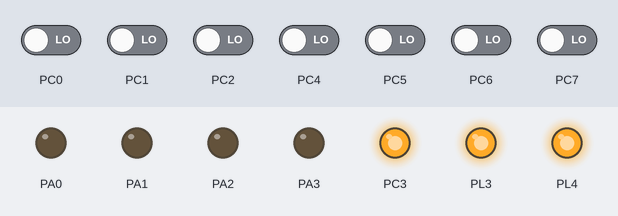
This program was run on a simulated ATmega2560, built with avr-gcc and emulated at 14.7456 MHz. Parts: output pins drawn as LEDs (lit = HIGH). The test bench sets the inputs (shaded band); at power-on: PC0–2, PC4–7 LOW.

Above: at 0.5 s.
At 7.0 s:
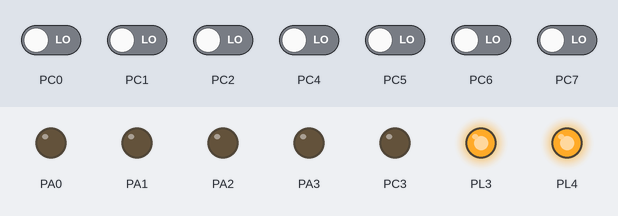
At 7.9 s:
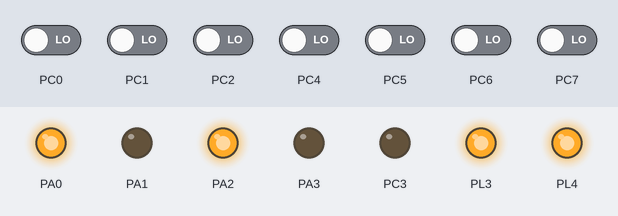
At 13.41 s:
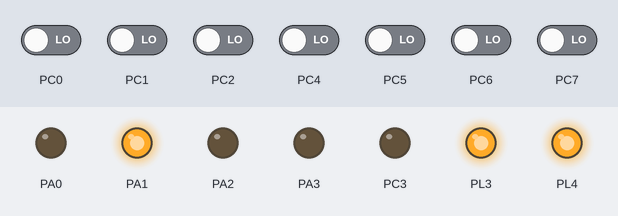
At 19.0 s:
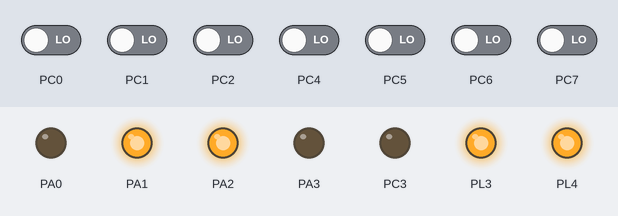
Timing chart, 0 to 26.5 s (numbered marks = the images above):
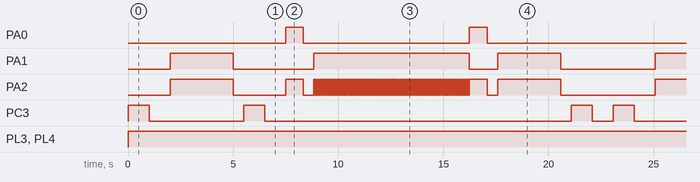

The program:

omega_sai.c
```c
/********************************************************************************
 Written by: Vinod Desai, NEX Robotics Pvt. Ltd.
 Edited by: Sachitanand Malewar, NEX Robotics Pvt. Ltd.
 AVR Studio Version 4.17, Build 666

 Date: 26th December 2010

 This experiment demonstrates simple motion control.

 Concepts covered: Simple motion control

 There are two components to the motion control:
 1. Direction control using pins PORTA0 to PORTA3
 2. Velocity control by PWM on pins PL3 and PL4 using OC5A and OC5B of timer 5.

 In this experiment for the simplicity PL3 and PL4 are kept at logic 1.

 Pins for PWM are kept at logic 1.

 Connection Details:  	L-1---->PA0;		L-2---->PA1;
   						R-1---->PA2;		R-2---->PA3;
   						PL3 (OC5A) ----> Logic 1; 	PL4 (OC5B) ----> Logic 1;


 Note:

 1. Make sure that in the configuration options following settings are
 	done for proper operation of the code

 	Microcontroller: atmega2560
    Frequency: 14745600
 	Optimization: -Os (For more information read section: Selecting proper optimization
 					options below figure 2.22 in the Software Manual)

 2. Auxiliary power can supply current up to 1 Ampere while Battery can supply current up to
 	2 Ampere. When both motors of the robot changes direction suddenly without stopping,
	it produces large current surge. When robot is powered by Auxiliary power which can supply
	only 1 Ampere of current, sudden direction change in both the motors will cause current
	surge which can reset the microcontroller because of sudden fall in voltage.
	It is a good practice to stop the motors for at least 0.5seconds before changing
	the direction. This will also increase the useable time of the fully charged battery.
	the life of the motor.
*********************************************************************************/

/********************************************************************************

   Copyright (c) 2010, NEX Robotics Pvt. Ltd.                       -*- c -*-
   All rights reserved.

   Redistribution and use in source and binary forms, with or without
   modification, are permitted provided that the following conditions are met:

   * Redistributions of source code must retain the above copyright
     notice, this list of conditions and the following disclaimer.

   * Redistributions in binary form must reproduce the above copyright
     notice, this list of conditions and the following disclaimer in
     the documentation and/or other materials provided with the
     distribution.

   * Neither the name of the copyright holders nor the names of
     contributors may be used to endorse or promote products derived
     from this software without specific prior written permission.

   * Source code can be used for academic purpose.
	 For commercial use permission form the author needs to be taken.

  THIS SOFTWARE IS PROVIDED BY THE COPYRIGHT HOLDERS AND CONTRIBUTORS "AS IS"
  AND ANY EXPRESS OR IMPLIED WARRANTIES, INCLUDING, BUT NOT LIMITED TO, THE
  IMPLIED WARRANTIES OF MERCHANTABILITY AND FITNESS FOR A PARTICULAR PURPOSE
  ARE DISCLAIMED. IN NO EVENT SHALL THE COPYRIGHT OWNER OR CONTRIBUTORS BE
  LIABLE FOR ANY DIRECT, INDIRECT, INCIDENTAL, SPECIAL, EXEMPLARY, OR
  CONSEQUENTIAL DAMAGES (INCLUDING, BUT NOT LIMITED TO, PROCUREMENT OF
  SUBSTITUTE GOODS OR SERVICES; LOSS OF USE, DATA, OR PROFITS; OR BUSINESS
  INTERRUPTION) HOWEVER CAUSED AND ON ANY THEORY OF LIABILITY, WHETHER IN
  CONTRACT, STRICT LIABILITY, OR TORT (INCLUDING NEGLIGENCE OR OTHERWISE)
  ARISING IN ANY WAY OUT OF THE USE OF THIS SOFTWARE, EVEN IF ADVISED OF THE
  POSSIBILITY OF SUCH DAMAGE.

  Software released under Creative Commence cc by-nc-sa licence.
  For legal information refer to:
  http://creativecommons.org/licenses/by-nc-sa/3.0/legalcode


********************************************************************************/

#define F_CPU 14745600
#include <avr/io.h>
#include <avr/interrupt.h>
#include <util/delay.h>

void buzzer_pin_config (void)
{
	DDRC = DDRC | 0x08;		//Setting PORTC 3 as output
	PORTC = PORTC & 0xF7;		//Setting PORTC 3 logic low to turnoff buzzer
}

void motion_pin_config (void)
{
 DDRA = DDRA | 0x0F; //set direction of the PORTA 3 to PORTA 0 pins as output
 PORTA = PORTA & 0xF0; // set initial value of the PORTA 3 to PORTA 0 pins to logic 0
 DDRL = DDRL | 0x18;   //Setting PL3 and PL4 pins as output for PWM generation
 PORTL = PORTL | 0x18; //PL3 and PL4 pins are for velocity control using PWM
}

//Function to initialize ports
void port_init()
{
 motion_pin_config();
 buzzer_pin_config();
}

void buzzer_on (void)
{
	unsigned char port_restore = 0;
	port_restore = PINC;
	port_restore = port_restore | 0x08;
	PORTC = port_restore;
}

void buzzer_off (void)
{
	unsigned char port_restore = 0;
	port_restore = PINC;
	port_restore = port_restore & 0xF7;
	PORTC = port_restore;
}


//Function used for setting motor's direction
void motion_set (unsigned char Direction)
{
 unsigned char PortARestore = 0;

 Direction &= 0x0F; 			// removing upper nibbel as it is not needed
 PortARestore = PORTA; 			// reading the PORTA's original status
 PortARestore &= 0xF0; 			// setting lower direction nibbel to 0
 PortARestore |= Direction; 	// adding lower nibbel for direction command and restoring the PORTA status
 PORTA = PortARestore; 			// setting the command to the port
}


void forward (void) //both wheels forward
{
  motion_set(0x06);
}

void back (void) //both wheels backward
{
  motion_set(0x09);
}

void left (void) //Left wheel backward, Right wheel forward
{
  motion_set(0x05);
}

void right (void) //Left wheel forward, Right wheel backward
{
  motion_set(0x0A);
}

void soft_left (void) //Left wheel stationary, Right wheel forward
{
 motion_set(0x04);
}

void soft_right (void) //Left wheel forward, Right wheel is stationary
{
 motion_set(0x02);
}

void soft_left_2 (void) //Left wheel backward, right wheel stationary
{
 motion_set(0x01);
}

void soft_right_2 (void) //Left wheel stationary, Right wheel backward
{
 motion_set(0x08);
}

void stop (void) //hard stop
{
  motion_set(0x00);
}

void init_devices (void)
{
 cli(); //Clears the global interrupts
 port_init();
 sei(); //Enables the global interrupts
}


//Main Function
int main()
{
	init_devices();

	while(1)
	{

		buzzer_on();
		_delay_ms(1000);

		buzzer_off();
		_delay_ms(1000);

	//line 1 for 3 sec
		forward(); //both wheels forward
		_delay_ms(3000);

		stop();
		_delay_ms(500);


		buzzer_on();
		_delay_ms(1000);

		buzzer_off();
		_delay_ms(1000);


		//hardleft for 90 rotation
		left(); //Left wheel backward, Right wheel forward
		_delay_ms(840);

		stop();
		_delay_ms(500);

	for (int i=1;i<75;i++)
	{
			//semicircle of omega

			forward(); //both wheels forward
			_delay_ms(50);


			soft_right(); //Left wheel forward, Right wheel is stationary
			_delay_ms(50);

}
/*
buzzer_on();
_delay_ms(1000);

buzzer_off();
_delay_ms(1000);
*/


			//hard left of 90 rotation
			left(); //Left wheel backward, Right wheel forward
			_delay_ms(840);

			stop();
			_delay_ms(500);


			forward(); //both wheels forward
			_delay_ms(3000);

			stop();
			_delay_ms(500);


		buzzer_on();
		_delay_ms(1000);		//delay
		buzzer_off();
		_delay_ms(1000);


	}
}
```

Measured:
- by itself, PA0: repeats every 23.1 s: LOW 7.9 s, HIGH 0.84 s, LOW 13.5 s, HIGH 0.84 s
- by itself, PA1: repeats every 23.1 s: LOW 3.8 s, HIGH 7.4 s, LOW 1.3 s, HIGH 3.0 s, LOW 4.5 s, HIGH 3.0 s
- by itself, PA2: moves between LOW and HIGH, repeating every 23.1 s
- by itself, PC3: repeats every 23.1 s: LOW 4.5 s, HIGH 1.0 s, LOW 14.6 s, HIGH 1.0 s, LOW 1.0 s, HIGH 1.0 s
- by itself, PL3, PL4: LOW → HIGH at 0.00 s
